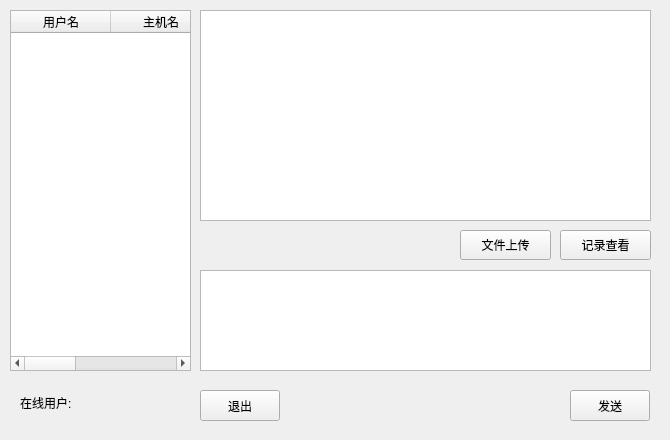
<?xml version="1.0" encoding="UTF-8"?>
<ui version="4.0">
 <class>MainWindow</class>
 <widget class="QWidget" name="MainWindow">
  <property name="geometry">
   <rect>
    <x>0</x>
    <y>0</y>
    <width>670</width>
    <height>440</height>
   </rect>
  </property>
  <property name="minimumSize">
   <size>
    <width>670</width>
    <height>440</height>
   </size>
  </property>
  <property name="maximumSize">
   <size>
    <width>670</width>
    <height>440</height>
   </size>
  </property>
  <property name="windowTitle">
   <string>Widget</string>
  </property>
  <widget class="QTextBrowser" name="messageBrower">
   <property name="geometry">
    <rect>
     <x>200</x>
     <y>10</y>
     <width>451</width>
     <height>211</height>
    </rect>
   </property>
  </widget>
  <widget class="QToolButton" name="sendToolBtn">
   <property name="geometry">
    <rect>
     <x>460</x>
     <y>230</y>
     <width>91</width>
     <height>30</height>
    </rect>
   </property>
   <property name="toolTip">
    <string>传输文件</string>
   </property>
   <property name="autoFillBackground">
    <bool>false</bool>
   </property>
   <property name="text">
    <string>文件上传</string>
   </property>
   <property name="iconSize">
    <size>
     <width>20</width>
     <height>20</height>
    </size>
   </property>
   <property name="autoRaise">
    <bool>false</bool>
   </property>
  </widget>
  <widget class="QTextEdit" name="messageTextEdit">
   <property name="geometry">
    <rect>
     <x>200</x>
     <y>270</y>
     <width>451</width>
     <height>101</height>
    </rect>
   </property>
  </widget>
  <widget class="QTableWidget" name="userTableWidget">
   <property name="geometry">
    <rect>
     <x>10</x>
     <y>10</y>
     <width>181</width>
     <height>361</height>
    </rect>
   </property>
   <property name="selectionMode">
    <enum>QAbstractItemView::SingleSelection</enum>
   </property>
   <property name="selectionBehavior">
    <enum>QAbstractItemView::SelectRows</enum>
   </property>
   <property name="showGrid">
    <bool>false</bool>
   </property>
   <property name="gridStyle">
    <enum>Qt::DashLine</enum>
   </property>
   <column>
    <property name="text">
     <string>用户名</string>
    </property>
   </column>
   <column>
    <property name="text">
     <string>主机名</string>
    </property>
   </column>
   <column>
    <property name="text">
     <string>IP地址</string>
    </property>
   </column>
  </widget>
  <widget class="QPushButton" name="sendPushButton">
   <property name="geometry">
    <rect>
     <x>570</x>
     <y>390</y>
     <width>80</width>
     <height>31</height>
    </rect>
   </property>
   <property name="text">
    <string>发送</string>
   </property>
  </widget>
  <widget class="QPushButton" name="exitPushButton">
   <property name="geometry">
    <rect>
     <x>200</x>
     <y>390</y>
     <width>80</width>
     <height>31</height>
    </rect>
   </property>
   <property name="text">
    <string>退出</string>
   </property>
  </widget>
  <widget class="QLabel" name="userNumLabel">
   <property name="geometry">
    <rect>
     <x>20</x>
     <y>390</y>
     <width>131</width>
     <height>26</height>
    </rect>
   </property>
   <property name="text">
    <string>在线用户:</string>
   </property>
  </widget>
  <widget class="QToolButton" name="readToolBtn">
   <property name="geometry">
    <rect>
     <x>560</x>
     <y>230</y>
     <width>91</width>
     <height>30</height>
    </rect>
   </property>
   <property name="toolTip">
    <string>保存聊天记录</string>
   </property>
   <property name="text">
    <string>记录查看</string>
   </property>
   <property name="iconSize">
    <size>
     <width>20</width>
     <height>20</height>
    </size>
   </property>
   <property name="autoRaise">
    <bool>false</bool>
   </property>
  </widget>
 </widget>
 <layoutdefault spacing="6" margin="11"/>
 <resources/>
 <connections/>
</ui>
